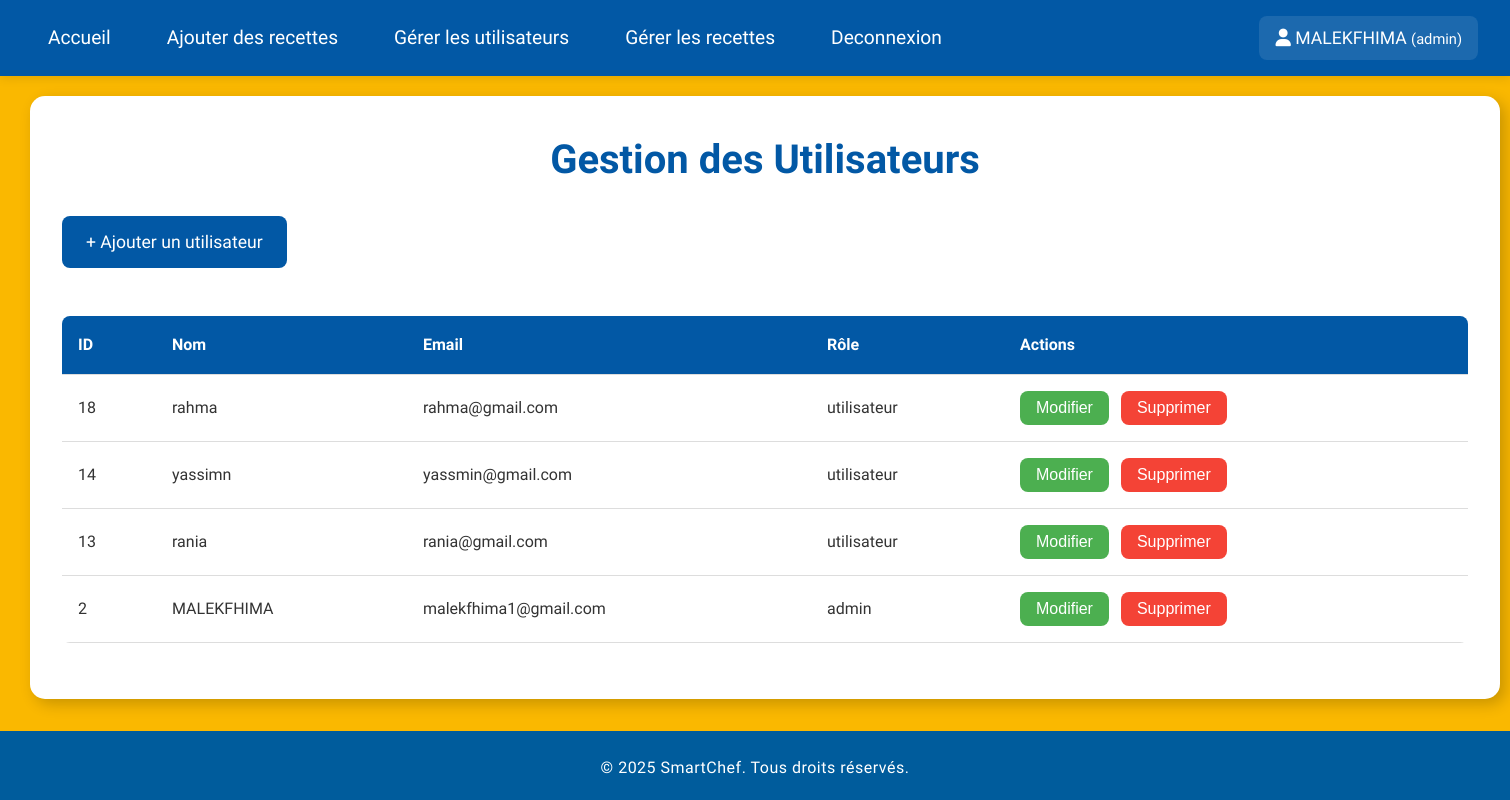
/gere_users.php (signed in), run on the app's committed database.
### tables this page shows
CREATE TABLE `user` (
  `id` int(11) NOT NULL,
  `nom` varchar(255) NOT NULL,
  `mail` varchar(255) NOT NULL,
  `pass` varchar(255) NOT NULL,
  `role` enum('admin','utilisateur') NOT NULL DEFAULT 'utilisateur'
);

### gere_users.php (the view, shortened to what this page needs)
<!DOCTYPE html>
<html lang="fr">
<head>
</head>
<body>
    <?php include('php/cnx.php')?>
    <nav style="margin-bottom:20px;">
        <?php include('nav.php')?>
    </nav>
        <div class="user-management" style="margin-bottom: 30px;">
            <h2 class="section-title">Gestion des Utilisateurs</h2>
            <a href="#" class="add-btn" onclick="openModal('add')">+ Ajouter un utilisateur</a>
            <table>
                <thead>
                    <tr>
                        <th>ID</th>
                        <th>Nom</th>
                        <th>Email</th>
                        <th>Rôle</th>
                        <th>Actions</th>
                    </tr>
                </thead>
                <tbody>
                    <?php
                    $query = "SELECT id, nom, mail, role FROM user ORDER BY id DESC";
                    $result = mysqli_query($cnx, $query);
                    while($row = mysqli_fetch_assoc($result)) {
                        echo "<tr>
                            <td>".htmlspecialchars($row['id'])."</td>
                            <td>".htmlspecialchars($row['nom'])."</td>
                            <td>".htmlspecialchars($row['mail'])."</td>
                            <td>".htmlspecialchars($row['role'])."</td>
                            <td>
                                <button class='action-btn edit-btn' onclick='openModal(\"edit\", ".$row['id'].")'>Modifier</button>
                                <button class='action-btn delete-btn' onclick='confirmDelete(".$row['id'].")'>Supprimer</button>
                            </td>
                        </tr>";
                    }
                    ?>
                </tbody>
            </table>
        </div>
    <footer><?php include('footer.php');?></footer>
</body>
</html>

### css/style.css (style rules this page uses)
* { margin: 0; padding: 0; box-sizing: border-box; list-style-type: none; text-decoration: none; }
body { font-family: 'Advent Pro', sans-serif; background-image: linear-gradient(to top, #FAB800 100%, #FAB800 100%); color: #333; line-height: 1.6; }
footer { background-color: #005C9C; color: #fff; text-align: center; padding: 1rem 0; margin-top: 2rem; }

### gere_users.php (style rules this page uses)
* { margin: 0; padding: 0; box-sizing: border-box; list-style-type: none; text-decoration: none; }
body { font-family: 'Advent Pro', sans-serif; background-image: linear-gradient(to top, #FAB800 100%, #FAB800 100%); color: #333; line-height: 1.6; }
.user-management { margin-left: 30px; width: 1470px; background-color: #ffffff; padding: 2rem; border-radius: 15px; box-shadow: 5px 5px 15px rgba(0, 0, 0, 0.2); }
.section-title { font-family: 'Dancing Script', cursive; font-size: 2.5rem; color: #0258A5; margin-bottom: 1.5rem; text-align: center; }
.add-btn { display: inline-block; padding: 0.75rem 1.5rem; background-color: #0258A5; color: white; border-radius: 8px; margin-bottom: 1.5rem; font-size: 1.1rem; transition: transform 0.3s ease; border: none; cursor: pointer; }
table { width: 100%; border-collapse: collapse; margin: 1.5rem 0; background: white; border-radius: 8px; overflow: hidden; }
th, td { padding: 1rem; text-align: left; border-bottom: 1px solid #ddd; }
th { background-color: #0258A5; color: white; font-weight: bold; }
.action-btn { padding: 0.5rem 1rem; border: none; border-radius: 8px; font-size: 1rem; cursor: pointer; transition: all 0.3s ease; margin-right: 0.5rem; }
.edit-btn { background-color: #4CAF50; color: white; }
.delete-btn { background-color: #f44336; color: white; }
footer { background-color: #0258A5; color: #fff; text-align: center; padding: 2rem 1rem; margin-top: 3rem; font-family: 'Advent Pro', sans-serif; position: relative; }

### data on the page
user: id "18", nom "rahma", mail "rahma@gmail.com", role "utilisateur"
user: id "14", nom "yassimn", mail "yassmin@gmail.com", role "utilisateur"
user: id "13", nom "rania", mail "rania@gmail.com", role "utilisateur"
user: id "2", nom "MALEKFHIMA", mail "malekfhima1@gmail.com", role "admin"

### other printed values
$_SESSION['nom'] "MALEKFHIMA"
$_SESSION['role'] "admin"
